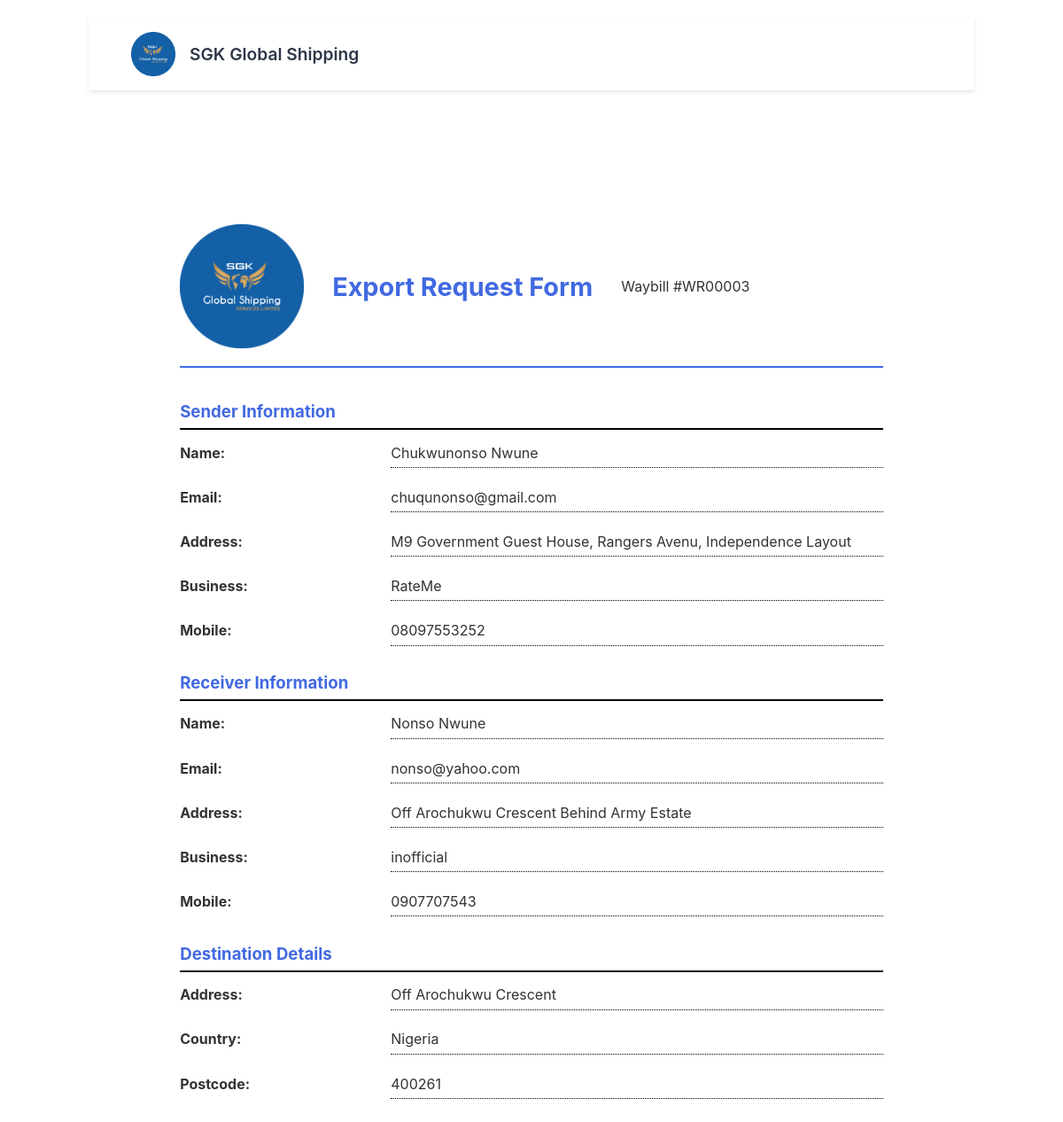
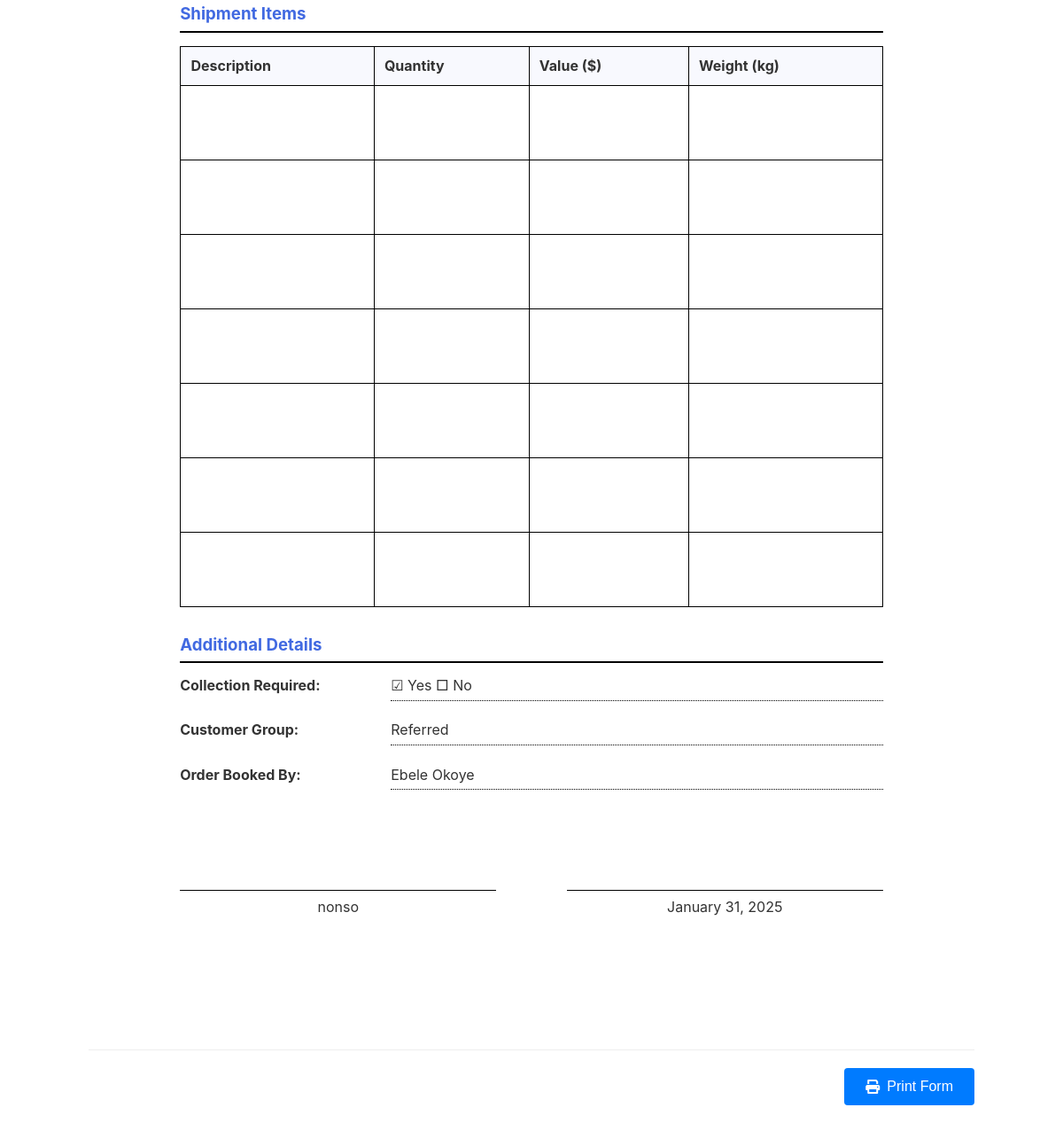
Screenshot of /print-form/3 with the database file from the repository (2 pictures, top to bottom).
### app.py (models this page shows, shortened)
class ExportRequest(db.Model):
    id = db.Column(db.Integer, primary_key=True)
    waybill_number = db.Column(db.String(50), nullable=False)
    created_at = db.Column(db.DateTime, default=db.func.current_timestamp())
    items = db.relationship('ItemDetail', backref='export_request', lazy=True)
    sender_name = db.Column(db.String(100), nullable=False)
    sender_email = db.Column(db.String(120))
    sender_address = db.Column(db.String(200))
    sender_business = db.Column(db.String(100))
    sender_mobile = db.Column(db.String(20), nullable=False)
    receiver_name = db.Column(db.String(100), nullable=False)
    receiver_email = db.Column(db.String(120))
    receiver_address = db.Column(db.String(200))
    receiver_business = db.Column(db.String(100))
    receiver_mobile = db.Column(db.String(20), nullable=False)
    destination_address = db.Column(db.String(200))
    destination_country = db.Column(db.String(100))
    destination_postcode = db.Column(db.String(20))
    freight_pricing = db.Column(db.Float, default=0)
    additional_charges = db.Column(db.Float, default=0)
    pickup_charge = db.Column(db.Float, default=0)
    handling_fees = db.Column(db.Float, default=0)
    crating = db.Column(db.Float, default=0)
    insurance_charge = db.Column(db.Float, default=0)
    is_collection = db.Column(db.Boolean, default=False)
    customer_group = db.Column(db.String(100))
    order_booked_by = db.Column(db.String(100))
    sender_signature = db.Column(db.String(500))
    status = db.Column(db.String(50), default='draft')  # draft, saved, completed

### app.py (the view)
@app.route('/print-form/<int:id>')
def print_form(id):
    try:
        request_data = ExportRequest.query.get_or_404(id)
        logger.debug(f'Accessing print form for export request {id}')
        logger.debug(f'Found export request: {request_data.waybill_number}')
        subtotal = sum([
            request_data.freight_pricing or 0,
            request_data.additional_charges or 0,
            request_data.pickup_charge or 0,
            request_data.handling_fees or 0,
            request_data.crating or 0,
            request_data.insurance_charge or 0
        ])
        vat = subtotal * 0.07
        total = subtotal + vat
        logger.debug(f'Calculated subtotal: {subtotal}, VAT: {vat}, Total: {total}')
        return render_template('print_form.html',
                            request=request_data,
                            subtotal=subtotal,
                            vat=vat,
                            total=total)
    except Exception as e:
        logger.error(f'Error in print form route: {str(e)}')
        raise

### app.py (called while the page is built)
@app.before_request
def log_request_info():
    logger.debug('-------------------------')
    logger.debug(f'Endpoint: {request.endpoint}')
    logger.debug(f'Method: {request.method}')
    logger.debug(f'URL: {request.url}')
    logger.debug('-------------------------')

### templates/print_form.html (shortened to what this page needs)
{% extends "base.html" %}
{% block content %}
<div class="print-form">
    <div class="company-header">
        <img src="{{ url_for('static', filename='images/SGKlogo.png') }}" alt="SGK Global Shipping" class="company-logo">
        <h1>Export Request Form</h1>
        <p>Waybill #{{ request.waybill_number }}</p>
    </div>
    <div class="form-section">
        <div class="section-title">Sender Information</div>
        <div class="input-row">
            <div class="input-label">Name:</div>
            <div class="input-field">{{ request.sender_name }}</div>
        </div>
        <div class="input-row">
            <div class="input-label">Email:</div>
            <div class="input-field">{{ request.sender_email or '' }}</div>
        </div>
        <div class="input-row">
            <div class="input-label">Address:</div>
            <div class="input-field">{{ request.sender_address or '' }}</div>
        </div>
        <div class="input-row">
            <div class="input-label">Business:</div>
            <div class="input-field">{{ request.sender_business or '' }}</div>
        </div>
        <div class="input-row">
            <div class="input-label">Mobile:</div>
            <div class="input-field">{{ request.sender_mobile }}</div>
        </div>
    </div>
    <div class="form-section">
        <div class="section-title">Receiver Information</div>
        <div class="input-row">
            <div class="input-label">Name:</div>
            <div class="input-field">{{ request.receiver_name }}</div>
        </div>
        <div class="input-row">
            <div class="input-label">Email:</div>
            <div class="input-field">{{ request.receiver_email or '' }}</div>
        </div>
        <div class="input-row">
            <div class="input-label">Address:</div>
            <div class="input-field">{{ request.receiver_address or '' }}</div>
        </div>
        <div class="input-row">
            <div class="input-label">Business:</div>
            <div class="input-field">{{ request.receiver_business or '' }}</div>
        </div>
        <div class="input-row">
            <div class="input-label">Mobile:</div>
            <div class="input-field">{{ request.receiver_mobile }}</div>
        </div>
    </div>
    <div class="form-section">
        <div class="section-title">Destination Details</div>
        <div class="input-row">
            <div class="input-label">Address:</div>
            <div class="input-field">{{ request.destination_address or '' }}</div>
        </div>
        <div class="input-row">
            <div class="input-label">Country:</div>
            <div class="input-field">{{ request.destination_country or '' }}</div>
        </div>
        <div class="input-row">
            <div class="input-label">Postcode:</div>
            <div class="input-field">{{ request.destination_postcode or '' }}</div>
        </div>
    </div>
    <div class="form-section">
        <div class="section-title">Shipment Items</div>
        <table class="items-table">
            <thead>
                <tr>
                    <th>Description</th>
                    <th>Quantity</th>
                    <th>Value ($)</th>
                    <th>Weight (kg)</th>
                </tr>
            </thead>
            <tbody>
                {% for i in range(7) %}
                <tr>
                    <td></td>
                    <td></td>
                    <td></td>
                    <td></td>
                </tr>
                {% endfor %}
            </tbody>
        </table>
    </div>
    <div class="form-section">
        <div class="section-title">Additional Details</div>
        <div class="input-row">
            <div class="input-label">Collection Required:</div>
            <div class="input-field">{% if request.is_collection %}☑ Yes □ No{% else %}□ Yes ☑ No{% endif %}</div>
        </div>
        <div class="input-row">
            <div class="input-label">Customer Group:</div>
            <div class="input-field">{{ request.customer_group or '' }}</div>
        </div>
        <div class="input-row">
            <div class="input-label">Order Booked By:</div>
            <div class="input-field">{{ request.order_booked_by or '' }}</div>
        </div>
    </div>
    <div class="signature-section">
        <div class="signature-box">
            <div class="signature-line">{{ request.sender_signature or 'Sender\'s Signature' }}</div>
        </div>
        <div class="signature-box">
            <div class="signature-line">{{ request.created_at.strftime('%B %d, %Y') }}</div>
        </div>
    </div>
</div>
<div class="action-buttons">
    <button onclick="window.print()" class="action-button primary">
        <i class="fas fa-print"></i> Print Form
    </button>
</div>
{% endblock %}

### static/css/styles.css (style rules this page uses)
body { font-family: -apple-system, BlinkMacSystemFont, 'Segoe UI', Roboto, sans-serif; max-width: 1000px; margin: 0 auto; padding: 20px; color: #333; }
.section-title { font-size: 1.2em; color: #4169E1; margin-bottom: 15px; display: flex; align-items: center; gap: 8px; }
.submit-btn, .action-button { width: 100%; padding: 12px 24px; background: #4169E1; color: white; border: none; border-radius: 4px; cursor: pointer; font-size: 16px; text-decoration: none; transition: background-color 0.2s; }
.action-buttons { display: flex; gap: 15px; justify-content: center; margin-top: 30px; padding-top: 20px; border-top: 1px solid #eee; }
.action-button { width: auto; display: inline-flex; align-items: center; gap: 8px; }
.company-header { display: flex; align-items: center; gap: 20px; margin-bottom: 30px; padding-bottom: 20px; border-bottom: 2px solid #4169E1; }
.company-logo { width: 100px; height: auto; }
.company-header h1 { color: #4169E1; font-size: 1.8em; margin: 0; }
.company-header { display: flex; align-items: center; gap: 2rem; margin-bottom: 1rem; }
.company-logo { width: 120px; height: auto; }
.items-table { padding: 1rem; }
.items-table th { background: #f8f9fa; padding: 0.75rem; text-align: left; border-bottom: 2px solid #dee2e6; }
.items-table td { padding: 0.75rem; border-bottom: 1px solid #dee2e6; }
.action-buttons { display: flex; gap: 1rem; justify-content: flex-end; }
.action-button { padding: 0.75rem 1.5rem; border: none; border-radius: 4px; font-size: 1rem; cursor: pointer; display: inline-flex; align-items: center; gap: 0.5rem; text-decoration: none; transition: background-color 0.2s; }
.action-button.primary { background: #007bff; color: white; }

### templates/print_form.html (style rules this page uses)
.print-form { max-width: 210mm; margin: 20mm auto; padding: 20mm; background: white; }
.company-header { text-align: center; margin-bottom: 10mm; }
.company-logo { width: 140px; height: auto; }
.form-section { margin-bottom: 8mm; }
.section-title { font-size: 14pt; font-weight: bold; margin-bottom: 4mm; border-bottom: 2px solid #000; padding-bottom: 2mm; }
.input-row { display: flex; margin-bottom: 6mm; }
.input-label { width: 30%; font-weight: bold; }
.input-field { width: 70%; border-bottom: 1px dotted #000; height: 7mm; }
.items-table { width: 100%; border-collapse: collapse; margin-bottom: 8mm; }
.items-table th { border: 1px solid #000; padding: 3mm; text-align: left; background: #f8f9fe; }
.items-table td { border: 1px solid #000; padding: 6mm 3mm; height: 10mm; }
.signature-section { display: flex; justify-content: space-between; margin-top: 15mm; }
.signature-box { width: 45%; }
.signature-line { border-top: 1px solid #000; margin-top: 15mm; padding-top: 2mm; text-align: center; }

### rows the page displays
ExportRequest: waybill_number "WR00003", sender_name "Chukwunonso Nwune", sender_email "chuqunonso@gmail.com", sender_address "M9 Government Guest House, Rangers Avenu, Independence Layout", sender_business "RateMe", sender_mobile "08097553252", receiver_name "Nonso Nwune", receiver_email "nonso@yahoo.com", receiver_address "Off Arochukwu Crescent Behind Army Estate", receiver_business "inofficial", receiver_mobile "0907707543", destination_address "Off Arochukwu Crescent", destination_country "Nigeria", destination_postcode "400261", customer_group "Referred", order_booked_by "Ebele Okoye", sender_signature "nonso", created_at "January 31, 2025"
